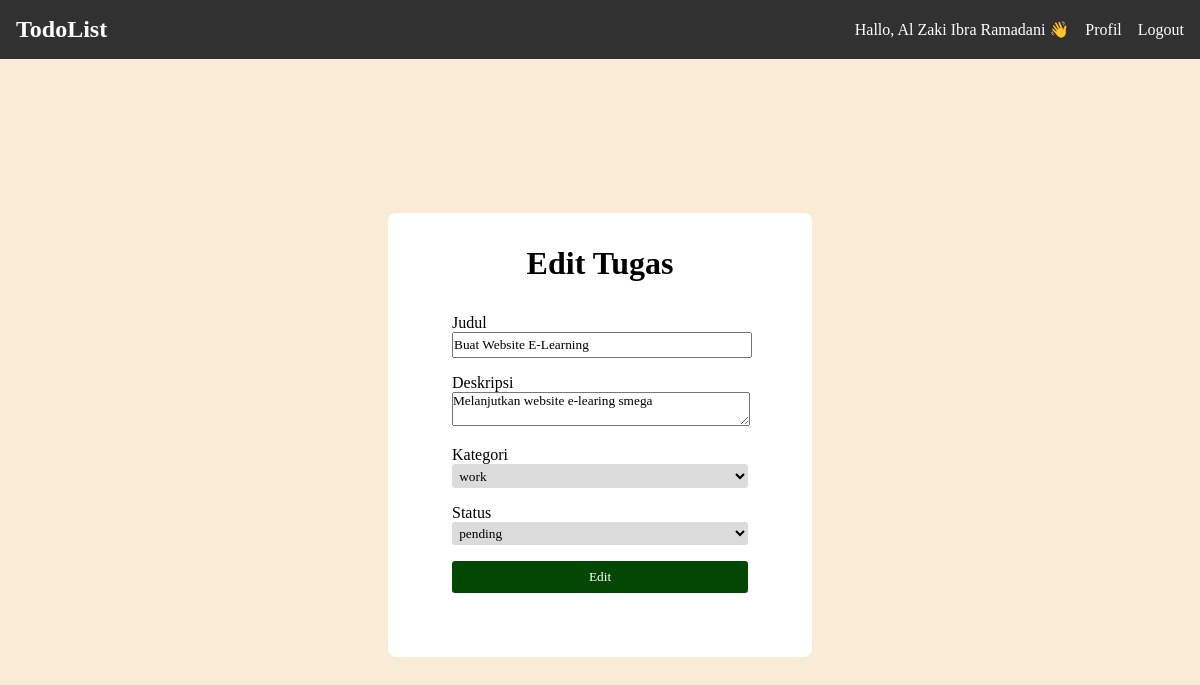
The page /edit-todo.php?id_todo=26 (signed in) on the database its author committed.
### tables this page shows
CREATE TABLE `user` (
  `id_user` int(11) NOT NULL,
  `username` varchar(100) DEFAULT NULL,
  `password` varchar(255) DEFAULT NULL,
  `name` varchar(255) DEFAULT NULL,
  `email` varchar(255) DEFAULT NULL,
  `birth_date` date DEFAULT NULL
);

CREATE TABLE `todo` (
  `id_todo` int(11) NOT NULL,
  `title` varchar(255) DEFAULT NULL,
  `description` text DEFAULT NULL,
  `created_at` timestamp NOT NULL DEFAULT current_timestamp(),
  `updated_at` timestamp NOT NULL DEFAULT current_timestamp(),
  `status` enum('pending','done') DEFAULT NULL,
  `id_category` int(11) DEFAULT NULL,
  `id_user` int(11) DEFAULT NULL
);

CREATE TABLE `category` (
  `id_category` int(11) NOT NULL,
  `category` varchar(100) DEFAULT NULL
);

### edit-todo.php (the view, shortened to what this page needs)
<?php
require "koneksi.php";
$id_user = $_SESSION['id_user'];
$id_todo = $_GET['id_todo'];
$sqltodo = "SELECT todo.*, category.* FROM todo JOIN category WHERE todo.id_category = category.id_category AND todo.id_todo = $id_todo";
$querytodo = mysqli_query($conn, $sqltodo);
$todo = mysqli_fetch_assoc($querytodo);
?>
<!DOCTYPE html>
<html lang="en">
<head>
    <link rel="stylesheet" href="style.css">
</head>
<body>
    <?php require "navbar.php"; ?>
    <main style="display: flex; justify-content: center; align-items: center; border-radius: 0.2rem; min-height: 90dvh;">
        <div class="form-container">
            <center><h1>Edit Tugas</h1></center>
            <form action="proses-edit.php" method="POST">
                <div>
                    <label for="title">Judul</label><br>
                    <input type="text" name="title" id="title" value="<?= htmlspecialchars($todo['title']) ?>">
                </div>
                <div>
                    <label for="description">Deskripsi</label><br>
                    <textarea name="description" id="description" ><?= htmlspecialchars($todo['description']) ?></textarea>
                </div>
                <div>
                    <label for="category">Kategori</label><br>
                    <select name="category" id="category">
                        <option value="<?= htmlspecialchars($todo['id_category']) ?>"><?= htmlspecialchars($todo['category']) ?></option>
                    </select>
                </div>
                <div>
                    <label for="status">Status</label><br>
                    <select name="status" id="status">
                        <option value="<?= htmlspecialchars($todo['status']) ?>"><?= htmlspecialchars($todo['status']) ?></option>
                    </select>
                </div>
                <button type="submit" class="btn-success">Edit</button>
            </form>
        </div>
    </main>
</body>
</html>

### navbar.php
<?php
include "koneksi.php";
$queryuser = mysqli_query($conn, "SELECT * FROM `user` where `id_user` = '$id_user'");
$user = mysqli_fetch_assoc($queryuser);
$name = $user['name'];
?>
<nav>
    <h2>TodoList</h2>
    <div class="nav-menu">
        <?php
        if(!isset($id_user) && $id_user == ''){
            echo "<a href='login.php'>Login</a>";
        }else{
            echo "Hallo, $name 👋";
            echo "<a href='profil.php'>Profil</a>";
                echo "<a href='logout.php'>Logout</a>";
        }
        ?>
    </div>
</nav>

### style.css (style rules this page uses)
* { padding: 0; margin: 0; font-family: 'Franklin Gothic'; }
body { background-color: antiquewhite; }
main { padding-top: 1rem; }
a { text-decoration: none; color: white; }
nav { display: flex; justify-content: space-between; align-items: center; background-color: #313131; color: white; padding: 1rem; }
.nav-menu { display: flex; gap: 1rem; align-items: center; }
button { border: none; padding: 0.5rem 1rem; border-radius: 0.2rem; cursor: pointer; }
.btn-success { background-color: rgb(2, 71, 2); color: white; }
select { border: none; background: rgb(219, 219, 219); border-radius: 0.2rem; padding: 0.2rem ; min-width: 10%; width: 100%; }
.form-container { background: white; box-shadow: inset; max-width: 80dvw; min-width: 30dvw; padding: 2rem; border-radius: 0.5rem; }
form { display: grid; row-gap: 1rem; padding: 2rem; }
input { width: 100%; padding: 0.2rem 0; }
textarea { width: 100%; }

### rows shown on the page
user: name "Al Zaki Ibra Ramadani"
todo: title "Buat Website E-Learning", description "Melanjutkan website e-learing smega", category "work", status "pending"
